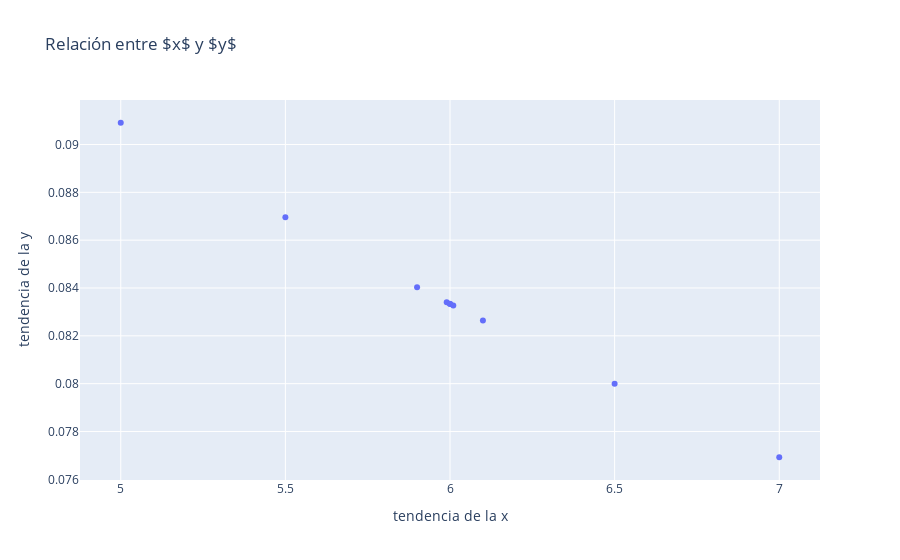

Here is the notebook cell this chart was saved with:
### Markdown cell above
Para hacer el gráfico animado se requiere que la tabla sea en forma de dataframe.

### Code cell
import pandas as pd 
import plotly.express as px
#fig = px.line(tabla,x = tabla.keys()[0], y = tabla.keys()[1], title=r'Relación entre $x$ y $y$')

fig = px.scatter(tabla,x = tabla.keys()[0], y = tabla.keys()[1], title=r'Relación entre $x$ y $y$')

fig.show()

fig.write_html('relacion_entre_x_e_y.html', auto_open=True)

### Figure 1 — Plotly figure (JSON) as saved in the notebook; plotly's stock layout.template omitted (floating-point values rounded to 4 significant figures)
{"data": [{"hovertemplate": "tendencia de la x=%{x}<br>tendencia de la y=%{y}<extra></extra>", "legendgroup": "", "marker": {"color": "#636efa", "symbol": "circle"}, "mode": "markers", "name": "", "orientation": "v", "showlegend": false, "type": "scatter", "x": [5, 5.5, 5.9, 5.99, 5.999, 6.001, 6.01, 6.1, 6.5, 7], "xaxis": "x", "y": [0.09091, 0.08696, 0.08403, 0.0834, 0.08334, 0.08333, 0.08326, 0.08264, 0.08, 0.07692], "yaxis": "y"}], "layout": {"legend": {"tracegroupgap": 0}, "title": {"text": "Relación entre $x$ y $y$"}, "xaxis": {"anchor": "y", "domain": [0, 1], "title": {"text": "tendencia de la x"}}, "yaxis": {"anchor": "x", "domain": [0, 1], "title": {"text": "tendencia de la y"}}}}
